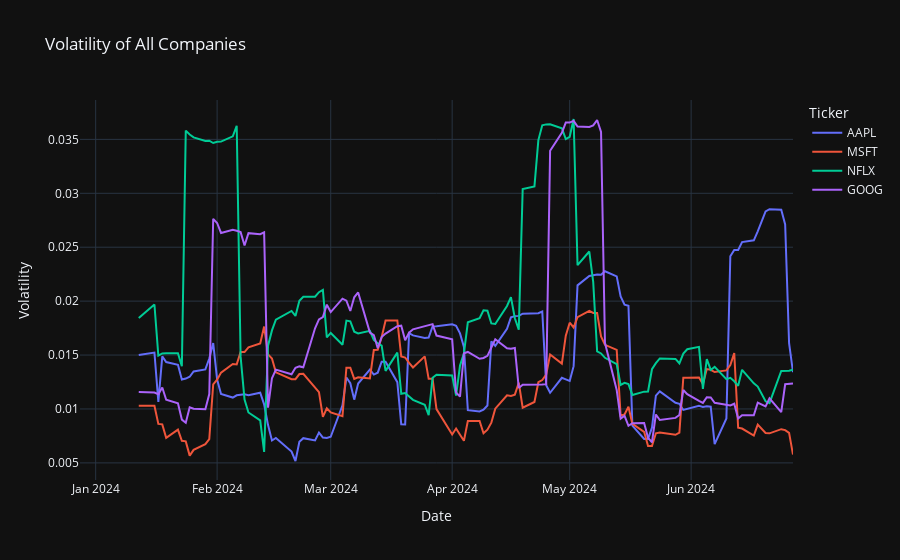

The notebook cell saved with this chart:
### Code cell
#Analyze volatility of the companies
ds['Volatility'] = ds.groupby('Ticker')['Close'].pct_change().rolling(window=10).std().reset_index(0, drop=True)
figVol = px.line(ds, x='Date', y='Volatility', 
              color='Ticker', 
              title='Volatility of All Companies')
figVol.show()

#Save the chart as png file in assets directory using keleido
figVol.write_image(os.path.join(assets_dir, "Volatility of All Companies.png"))
